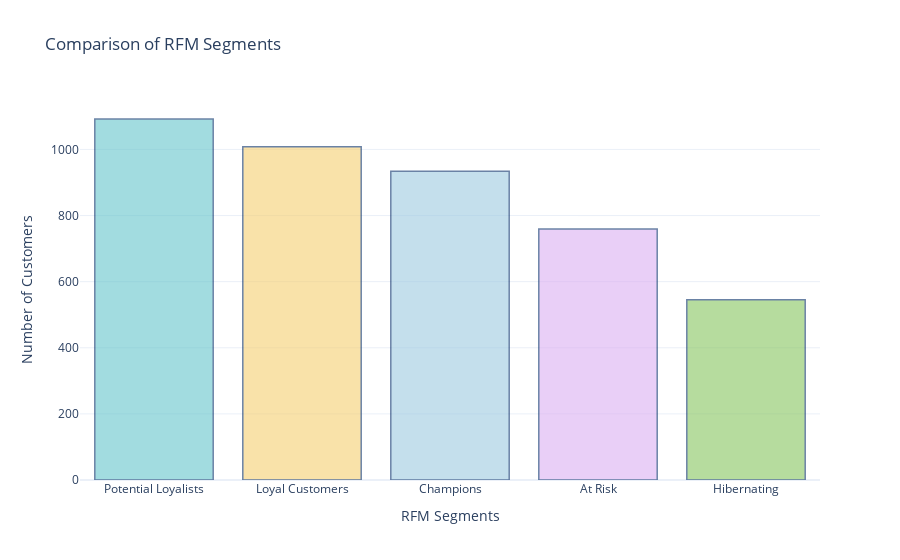

Notebook cell for this chart:
### Code cell
pastel_colors = plotly.colors.qualitative.Pastel

segment_counts = rfm['RFM Customer Segment'].value_counts()

# Create a bar chart to compare segment counts
fig = go.Figure(data=[go.Bar(x=segment_counts.index, y=segment_counts.values,
                            marker=dict(color=pastel_colors))])

# Set the color of the Champions segment as a different color
champions_color = 'rgb(158, 202, 225)'
fig.update_traces(marker_color=[champions_color if segment == 'Champions' else pastel_colors[i]
                                for i, segment in enumerate(segment_counts.index)],
                  marker_line_color='rgb(8, 48, 107)',
                  marker_line_width=1.5, opacity=0.6)

# Update the layout
fig.update_layout(title='Comparison of RFM Segments',
                  xaxis_title='RFM Segments',
                  yaxis_title='Number of Customers',
                  showlegend=False)

fig.show()
fig.write_image('../images/rfm_segments_comparison.png', width=800, height=600)

### Figure 1 — Plotly figure (JSON) as saved in the notebook; plotly's stock layout.template omitted (floating-point values rounded to 4 significant figures)
{"data": [{"marker": {"color": ["rgb(102, 197, 204)", "rgb(246, 207, 113)", "rgb(158, 202, 225)", "rgb(220, 176, 242)", "rgb(135, 197, 95)"], "line": {"color": "rgb(8, 48, 107)", "width": 1.5}}, "opacity": 0.6, "type": "bar", "x": ["Potential Loyalists", "Loyal Customers", "Champions", "At Risk", "Hibernating"], "y": [1092, 1008, 934, 759, 545]}], "layout": {"showlegend": false, "title": {"text": "Comparison of RFM Segments"}, "xaxis": {"title": {"text": "RFM Segments"}}, "yaxis": {"title": {"text": "Number of Customers"}}}}
